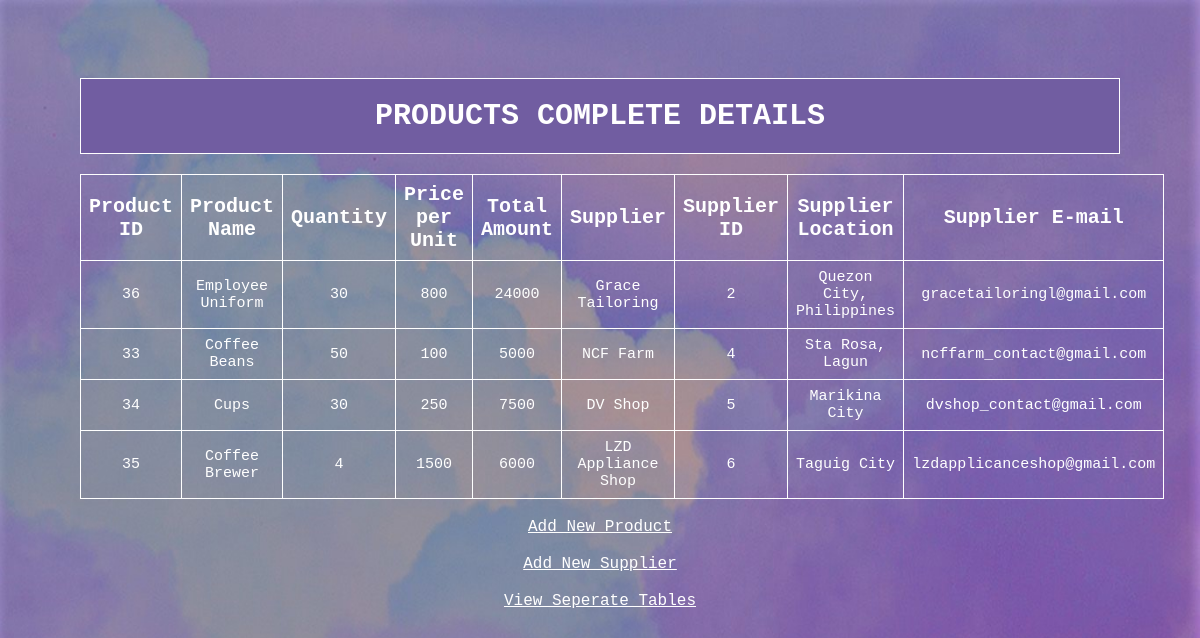
Page /joinedtable.php on the committed database.
### tables this page shows
CREATE TABLE `product_tbl` (
  `product_id` int(5) NOT NULL,
  `product_name` varchar(90) NOT NULL,
  `product_supplier` varchar(90) NOT NULL,
  `quantity` int(7) NOT NULL,
  `price_per_unit` int(7) NOT NULL,
  `total_amount` int(20) NOT NULL
);

CREATE TABLE `suppliers_tbl` (
  `sup_id` int(11) NOT NULL,
  `sup_name` varchar(100) NOT NULL,
  `products` varchar(50) NOT NULL,
  `location` varchar(100) NOT NULL,
  `email` varchar(50) NOT NULL
);

### joinedtable.php (the view, shortened to what this page needs)
<!DOCTYPE html>
<html>
   <head>
    <link rel="stylesheet" type="text/css" href="mystyle.css" />
  </head>
<body>
<br>
<?php
require_once("conn.php");
$s=mysqli_query($con, "SELECT product_tbl.product_id, product_tbl.product_name, product_tbl.product_supplier, product_tbl.quantity, product_tbl.price_per_unit, product_tbl.total_amount, suppliers_tbl.sup_name, suppliers_tbl.sup_id, suppliers_tbl.location, suppliers_tbl.email
						FROM product_tbl
								INNER JOIN
						suppliers_tbl ON product_tbl.product_supplier=suppliers_tbl.sup_name");
?>
<div>
	<h1> PRODUCTS COMPLETE DETAILS </h1>
		<table>
				<tr>
					<th>Product ID</th>
					<th>Product Name</th>
					<th>Quantity</th>
					<th>Price per Unit</th>
					<th>Total Amount</th>
					<th>Supplier</th>
					<th>Supplier ID</th>
					<th>Supplier Location</th>
					<th>Supplier E-mail</th>
				</tr>
			<?php
			while($r = mysqli_fetch_array($s))
			{
			?>
				<tr style="color:brown">
					<td><?php echo $r['product_id']; ?></td>
					<td><?php echo $r['product_name']; ?></td>
					<td><?php echo $r['quantity']; ?></td>
					<td><?php echo $r['price_per_unit']; ?></td>
					<td><?php echo $r['total_amount']; ?></td>
					<td><?php echo $r['product_supplier']; ?></td>
					<td><?php echo $r['sup_id']; ?></td>
					<td><?php echo $r['location']; ?></td>
					<td><?php echo $r['email']; ?></td>
				</tr>
			<?php
			}
			?>
		</table>
		<br>
		<center><a href="prod-index.php" class="text">Add New Product</a></center> <br>
		<center><a href="add_supplier.php" class="text">Add New Supplier</a></center> <br>
		<center><a href="table.php" class="text">View Seperate Tables</a></center> <br>
</div>
<br>
<br>
</body>
</html>

### mystyle.css (style rules this page uses)
h1 { color: white; text-align: center; background-color: #715da1; border: 1px solid white; border-collapse: collapse; padding: 20px; font-family: Rockwell, Courier Bold, Courier, Georgia, Times, Times New Roman, serif; font-size: 30px; }
body { background-image: url('s.jpg'); background-attachment: fixed; background-size: 100% 100%; margin-top: 40px; margin-right: 80px; margin-left: 80px; }
a:link { color: white; }
table, th, td { border-bottom: 2px solid #ddd; border: 1px solid; border-collapse: collapse; color: white; padding: 8px; }
table { text-align:center; width:100%; font-family: Rockwell, Courier Bold, Courier, Georgia, Times, Times New Roman, serif; }
th { font-size: 20px; text-align:center; }
td { font-size: 15px; text-align:center; }
.text { padding: 10px; color: white; text-align: center; font-family: Rockwell, Courier Bold, Courier, Georgia, Times, Times New Roman, serif; }

### rows in the picture
product_tbl: product_id "36", product_name "Employee Uniform", quantity "30", price_per_unit "800", total_amount "24000", product_supplier "Grace Tailoring", suppliers_tbl.sup_id "2", suppliers_tbl.location "Quezon City, Philippines", suppliers_tbl.email "gracetailoringl@gmail.com"
product_tbl: product_id "33", product_name "Coffee Beans", quantity "50", price_per_unit "100", total_amount "5000", product_supplier "NCF Farm", suppliers_tbl.sup_id "4", suppliers_tbl.location "Sta Rosa, Lagun", suppliers_tbl.email "ncffarm_contact@gmail.com"
product_tbl: product_id "34", product_name "Cups", quantity "30", price_per_unit "250", total_amount "7500", product_supplier "DV Shop", suppliers_tbl.sup_id "5", suppliers_tbl.location "Marikina City", suppliers_tbl.email "dvshop_contact@gmail.com"
product_tbl: product_id "35", product_name "Coffee Brewer", quantity "4", price_per_unit "1500", total_amount "6000", product_supplier "LZD Appliance Shop", suppliers_tbl.sup_id "6", suppliers_tbl.location "Taguig City", suppliers_tbl.email "lzdapplicanceshop@gmail.com"
